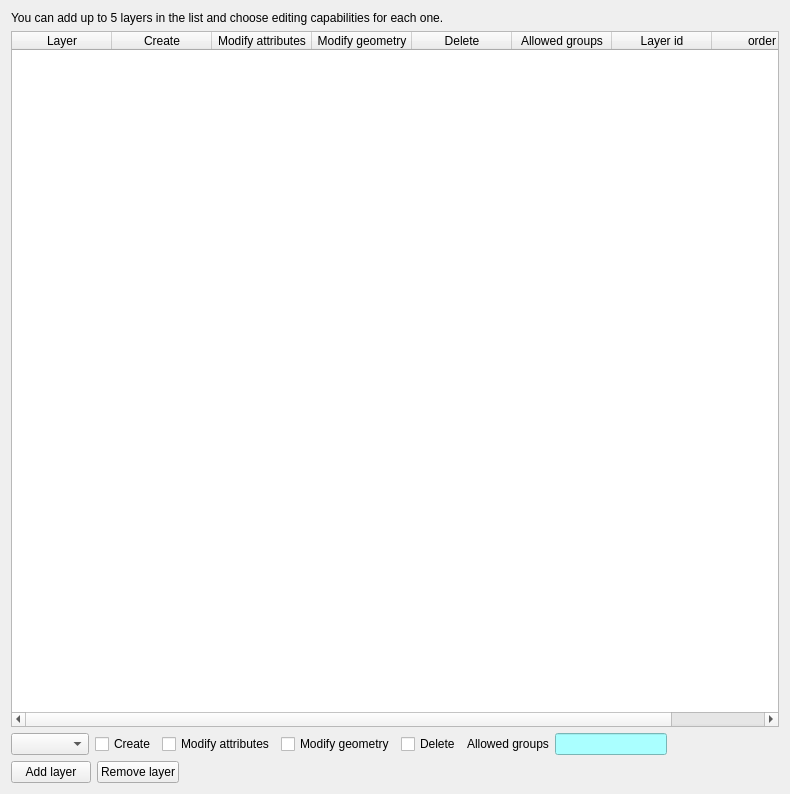
             <widget class="QWidget" name="scrollAreaWidgetContents_2">
              <property name="geometry">
               <rect>
                <x>0</x>
                <y>0</y>
                <width>790</width>
                <height>794</height>
               </rect>
              </property>
              <layout class="QVBoxLayout" name="verticalLayout_4">
               <item>
                <widget class="QLabel" name="label_29">
                 <property name="text">
                  <string>You can add up to 5 layers in the list and choose editing capabilities for each one.</string>
                 </property>
                 <property name="wordWrap">
                  <bool>true</bool>
                 </property>
                </widget>
               </item>
               <item>
                <widget class="QTableWidget" name="twEditionLayerList">
                 <property name="maximumSize">
                  <size>
                   <width>16777215</width>
                   <height>16777215</height>
                  </size>
                 </property>
                 <property name="alternatingRowColors">
                  <bool>true</bool>
                 </property>
                 <property name="selectionMode">
                  <enum>QAbstractItemView::SingleSelection</enum>
                 </property>
                 <property name="selectionBehavior">
                  <enum>QAbstractItemView::SelectRows</enum>
                 </property>
                 <attribute name="horizontalHeaderStretchLastSection">
                  <bool>false</bool>
                 </attribute>
                 <column>
                  <property name="text">
                   <string>Layer</string>
                  </property>
                 </column>
                 <column>
                  <property name="text">
                   <string>Create</string>
                  </property>
                 </column>
                 <column>
                  <property name="text">
                   <string>Modify attributes</string>
                  </property>
                 </column>
                 <column>
                  <property name="text">
                   <string>Modify geometry</string>
                  </property>
                 </column>
                 <column>
                  <property name="text">
                   <string>Delete</string>
                  </property>
                 </column>
                 <column>
                  <property name="text">
                   <string>Allowed groups</string>
                  </property>
                 </column>
                 <column>
                  <property name="text">
                   <string>Layer id</string>
                  </property>
                 </column>
                 <column>
                  <property name="text">
                   <string>order</string>
                  </property>
                 </column>
                </widget>
               </item>
               <item>
                <layout class="QVBoxLayout" name="verticalLayout_8">
                 <item>
                  <layout class="QHBoxLayout" name="horizontalLayout_10">
                   <item>
                    <widget class="QComboBox" name="liEditionLayer">
                     <property name="minimumSize">
                      <size>
                       <width>78</width>
                       <height>0</height>
                      </size>
                     </property>
                    </widget>
                   </item>
                   <item>
                    <widget class="QCheckBox" name="cbEditionLayerCreate">
                     <property name="text">
                      <string>Create</string>
                     </property>
                    </widget>
                   </item>
                   <item>
                    <widget class="QCheckBox" name="cbEditionLayerModifyAttribute">
                     <property name="text">
                      <string>Modify attributes</string>
                     </property>
                    </widget>
                   </item>
                   <item>
                    <widget class="QCheckBox" name="cbEditionLayerModifyGeometry">
                     <property name="text">
                      <string>Modify geometry</string>
                     </property>
                    </widget>
                   </item>
                   <item>
                    <widget class="QCheckBox" name="cbEditionLayerDeleteFeature">
                     <property name="text">
                      <string>Delete</string>
                     </property>
                    </widget>
                   </item>
                   <item>
                    <widget class="QLabel" name="label_57">
                     <property name="text">
                      <string>Allowed groups</string>
                     </property>
                    </widget>
                   </item>
                   <item>
                    <widget class="QLineEdit" name="inEditionLayerAcl">
                     <property name="toolTip">
                      <string>Use a comma separated list of Lizmap groups ids to restrict access to this layer editing.</string>
                     </property>
                     <property name="styleSheet">
                      <string notr="true">background-color:rgb(170, 255, 255);</string>
                     </property>
                    </widget>
                   </item>
                   <item>
                    <spacer name="horizontalSpacer_16">
                     <property name="orientation">
                      <enum>Qt::Horizontal</enum>
                     </property>
                     <property name="sizeHint" stdset="0">
                      <size>
                       <width>40</width>
                       <height>20</height>
                      </size>
                     </property>
                    </spacer>
                   </item>
                  </layout>
                 </item>
                 <item>
                  <layout class="QHBoxLayout" name="horizontalLayout_17">
                   <item>
                    <widget class="QPushButton" name="btEditionLayerAdd">
                     <property name="text">
                      <string>Add layer</string>
                     </property>
                    </widget>
                   </item>
                   <item>
                    <widget class="QPushButton" name="btEditionLayerDel">
                     <property name="text">
                      <string>Remove layer</string>
                     </property>
                    </widget>
                   </item>
                   <item>
                    <spacer name="horizontalSpacer_15">
                     <property name="orientation">
                      <enum>Qt::Horizontal</enum>
                     </property>
                     <property name="sizeHint" stdset="0">
                      <size>
                       <width>40</width>
                       <height>20</height>
                      </size>
                     </property>
                    </spacer>
                   </item>
                  </layout>
                 </item>
                </layout>
               </item>
              </layout>
             </widget>
